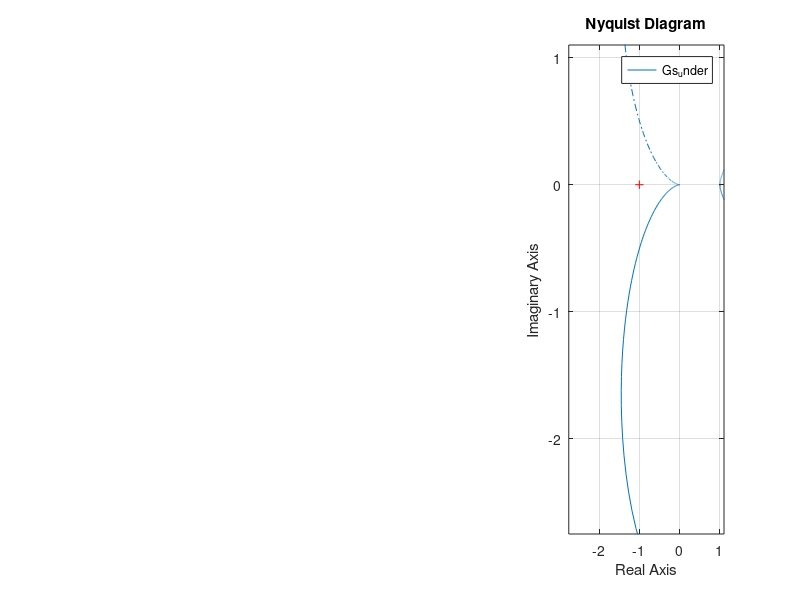
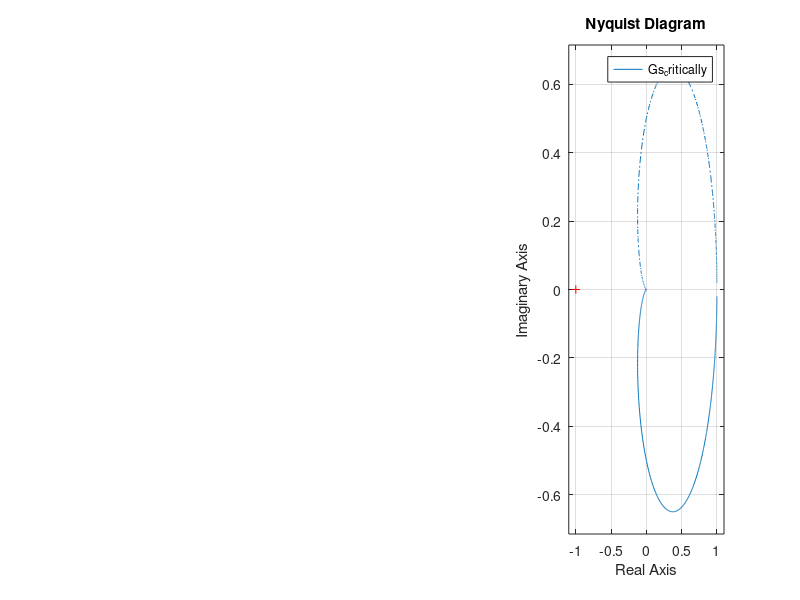

These charts were generated, in order, by the following MATLAB code: (Note: this script raises an error after producing the figures.)
%% ECE411 aux1 - consists of step response, bode and nyquist plots
clear all
clc

s=tf('s');
w=10;
k=1;
Gs_under=k*w^2/((s^2+.3*w*s+w^2));
figure(1);clf
subplot(1,3,1)
step(Gs_under)
subplot(1,3,2)
bode(Gs_under)
subplot(1,3,3)
nyquist(Gs_under)

% pathS=[];
% cradius=.02;
% for i=cradius:.05:500
%     pathS(end+1)=complex(i*j);
% end
% % path around infinity
% pathFs = plotFs(pathS,Gs_under, 99, 0);
% plot(pathFs,'-')
% hold on
% plot (-1, 0, 'r+')
xlim([-2.75 1.1]);ylim([-2.75, 1.1])
% grid minor

Gs_critically = 10000/((s+100)^2);
figure(2)
subplot(1,3,1)
step(Gs_critically)
subplot(1,3,2)
bode(Gs_critically)
subplot(1,3,3)
nyquist(Gs_critically)

Gs_undamped = 36/((s+j*6)*(s-j*6));
figure(3)
subplot(1,3,1)
step(Gs_undamped)
subplot(1,3,2)
bode(Gs_undamped)
subplot(1,3,3)
nyquist(Gs_undamped)